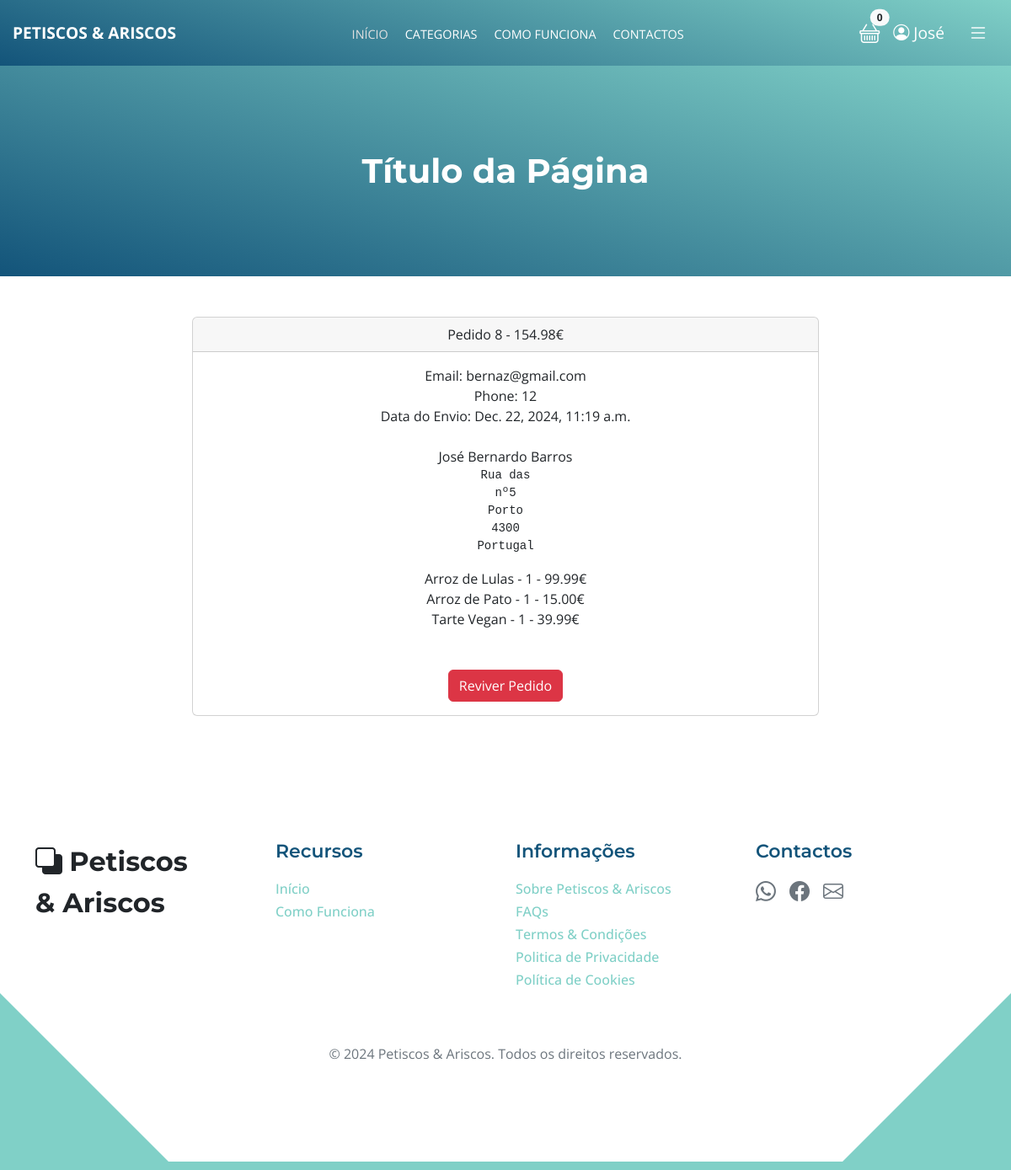
The app's page /pagamentos/pedidos/8 (signed in) with its own data.
### pagamentos/models.py (models this page shows, shortened)
class Order(models.Model):
    user = models.ForeignKey(User, on_delete=models.CASCADE, null=True, blank=True)
    full_name = models.CharField(max_length=250)
    email = models.EmailField(max_length=250)
    shipping_address = models.TextField(max_length=1500)
    phone = models.CharField(max_length=200, null=True, blank=True)
    amount_paid = models.DecimalField(max_digits=10, decimal_places=2)
    date_ordered = models.DateTimeField(auto_now_add=True)
    shipped = models.BooleanField(default=False)
    date_shipped = models.DateTimeField(blank=True, null=True)

class OrderItem(models.Model):
    order = models.ForeignKey(Order, on_delete=models.CASCADE, null=True)
    product = models.ForeignKey(Product, on_delete=models.CASCADE, null=True)
    user = models.ForeignKey(User, on_delete=models.CASCADE, null=True, blank=True)
    quantity = models.PositiveBigIntegerField(default=1)
    price = models.DecimalField(max_digits=10, decimal_places=2)

### loja/models.py (models this page shows)
class Product(models.Model):
	name = models.CharField(max_length=100)
	price = models.DecimalField(default=0, decimal_places=2, max_digits=6)
	category = models.ForeignKey(Category, on_delete=models.CASCADE, default=1)
	description = models.CharField(max_length=250, default='', blank=True, null=True)
	image = models.ImageField(upload_to='uploads/product/')
	is_sale = models.BooleanField(default=False)
	sale_price = models.DecimalField(default=0, decimal_places=2, max_digits=6)
	def __str__(self):
		return self.name

### pagamentos/views.py (the view, shortened to what this page needs)
# urls.py: path('pedidos/<int:pk>', views.orders, name='orders'),
def orders(request, pk):
    if request.user.is_authenticated and request.user.is_superuser:
        order = Order.objects.get(id=pk)
        items = OrderItem.objects.filter(order=pk)
        return render(request, 'payment/orders.html', {'order':order, 'items':items})
    else:
        messages.error(request, ("Acesso Negado!"))
        return redirect('home')

### carrinho/cart.py (called while the page is built)
	def __len__(self):
		return len(self.cart)

### carrinho/context_processors.py (called while the page is built)
def cart(request):
	return {'cart': Cart(request)}

### loja/context_processors.py (called while the page is built)
def categories_context(request):
    desired_order = ['Entradas', 'Saladas', 'Carnes', 'Peixes', 'Tabuas', 'Tartes', 'Sobremesas']
    categories = sorted(
        Category.objects.all(),
        key=lambda x: desired_order.index(x.name) if x.name in desired_order else len(desired_order)
    )
    return {'categories': categories}

### pagamentos/templates/payment/orders.html (shortened to what this page needs)
{% extends 'base.html' %}
{% block content %}
        <div class="container">
            <div class="row">
                <center>
                    <div class="col-8">
                        <br/><br/>
                        <div class="card">
                            <div class="card-header">
                                Pedido {{ order.id }} - {{ order.amount_paid}}€
                            </div>
                            <div class="card-body">
                                Email: {{ order.email }}<br/>
                                Phone: {{ order.phone }}<br/>
                                {% if order.date_shipped %}
                                Data do Envio: {{ order.date_shipped }}
                                {% else %}
                                Data do Pedido: {{ order.date_ordered }}
                                {% endif %}
                                <br/><br/>
                                {{ order.full_name }}<br/>
                                <pre>{{ order.shipping_address }}</pre>
                                {% for item in items %}
                                    {{ item.product }} - {{ item.quantity }} - {{ item.price }}€<br/>
                                {% endfor %}
                                <br/><br/>
                                {% if not order.shipped %}
                                    <form method="POST">
                                    {% csrf_token %}
                                        <input type="hidden" name="shipping_status" value="true">
                                        <button type="Submit" class="btn btn-success">Finalizar Pedido</button>
                                    </from>
                                {% else %}
                                    <form method="POST">
                                        <button type="Submit" class="btn btn-danger">Reviver Pedido</button>
                                {% endif %}
                            </div>
                        </div>
                    </div>
                    <br/><br/>
                </center>
            </div>
        </div>
{% endblock %}

### loja/templates/navbar.html (shortened to what this page needs)
{% load static %}
<nav class="new-navbar">
    <div class="container d-flex justify-content-between align-items-center">
        <a href="{% url 'home' %}" class="new-navbar-brand">Petiscos & Ariscos</a>
        <ul class="new-navbar-nav d-flex mb-0">
            <li class="new-nav-item">
                <a href="{% url 'home' %}" class="new-nav-link active">INÍCIO</a>
            </li>
            <li class="new-nav-item dropdown">
                <a href="#" class="new-nav-link dropdown-toggle" id="dropdownMenu" role="button" data-bs-toggle="dropdown" aria-expanded="false">
                    CATEGORIAS
                </a>
            </li>
            <li class="new-nav-item">
                <a href="{% url 'home' %}#section_4" class="new-nav-link">COMO FUNCIONA</a>
            </li>
            <li class="new-nav-item">
                <a href="#section_5" class="new-nav-link">CONTACTOS</a>
            </li>
        </ul>
        <div class="d-flex align-items-center gap-3">
            <div class="cart-icon position-relative">
                <a href="{% url 'cart_summary' %}" class="cart-link">
                    <i class="bi bi-basket" style="font-size: 1.5rem;"></i>
                    <span class="badge position-absolute top-0 start-100 translate-middle bg-light text-dark rounded-pill" id="cart_quantity">
                        {{ cart|length }}
                    </span>
                </a>
            </div>
            <div class="new-navbar-icons dropdown">
                <a href="#" class="dropdown-toggle no-arrow" id="userDropdown" role="button" data-bs-toggle="dropdown" aria-expanded="false">
                    <i class="bi bi-person-circle"></i>
                    {% if user.is_authenticated %}
                        {{ user.first_name|default:user.username }}
                    {% else %}
                        Conta
                    {% endif %}
                </a>
            </div>
            <button class="btn new-navbar-toggle dropdown-toggle no-arrow" id="customToggle" type="button" data-bs-toggle="dropdown" aria-expanded="false">
                <i class="bi bi-list" style="font-size: 1.5rem;"></i>
            </button>
        </div>
    </div>
</nav>

### static/css/template-topics.css (style rules this page uses)
:root { --white-color: #ffffff; --primary-color: #13547a; --secondary-color: #80d0c7; --section-bg-color: #f0f8ff; --custom-btn-bg-color: #80d0c7; --custom-btn-bg-hover-color: #13547a; --dark-color: #000000; --p-color: #717275; --border-color: #7fffd4; --link-hover-color: #13547a; --body-font-family: 'Open Sans', sans-serif; --title-font-family: 'Montserrat', sans-serif; --h1-font-size: 58px; --h2-font-size: 46px; --h3-font-size: 32px; --h4-font-size: 28px; --h5-font-size: 24px; --h6-font-size: 22px; --p-font-size: 20px; --menu-font-size: 14px; --btn-font-size: 18px; --copyright-font-size: 16px; --border-radius-large: 100px; --border-radius-medium: 20px; --border-radius-small: 10px; --font-weight-normal: 400; --font-weight-medium: 500; --font-weight-semibold: 600; --font-weight-bold: 700; }
body { background-color: var(--white-color); font-family: var(--body-font-family); }
ul li { color: var(--p-color); font-size: var(--p-font-size); font-weight: var(--font-weight-normal); }
a, button { touch-action: manipulation; transition: all 0.3s; }
a { display: inline-block; color: var(--primary-color); text-decoration: none; }

### static/css/customs.css (style rules this page uses)
.new-navbar { background: linear-gradient(15deg, #13547a 0%, #80d0c7 100%); padding: 15px 0; position: relative; width: 100%; z-index: 1000; }
.new-navbar .container { max-width: 1200px; margin: 0 auto; padding: 0 15px; }
.new-navbar-brand { font-size: 1.2rem; font-weight: bold; color: #fff; text-decoration: none; text-transform: uppercase; }
.new-navbar-nav { list-style: none; gap: 20px; display: flex; margin: 0 auto; padding: 0; }
.new-nav-item { list-style: none; }
.new-nav-link { color: #fff; font-size: 0.9rem; text-transform: uppercase; text-decoration: none; transition: color 0.3s ease; }
.new-nav-link:hover, .new-nav-link.active { color: #e0e0e0; }
.new-navbar-icons { display: flex; gap: 15px; }
.new-navbar-icons a { color: #fff; font-size: 1.2rem; text-decoration: none; transition: color 0.3s ease; }
.new-navbar-toggle { background: none; border: none; color: white; transition: transform 0.3s ease-in-out; }

### loja/templates/navbar.html (style rules this page uses)
.dropdown-toggle::after { display: none; }
.cart-link { color: #fff; text-decoration: none; position: relative; }
.cart-link .bi-basket { font-size: 1.5rem; }
.cart-link .badge { color: #fff; background-color: #000; }
#customToggle .bi-list { color: #fff; }

### records on screen
Order: id "8", amount_paid "154.98", email "bernaz@gmail.com", phone "12", date_shipped "Dec. 22, 2024, 11:19 a.m.", full_name "José Bernardo Barros", shipping_address "Rua das nº5 Porto 4300 Portugal"
OrderItem: product "Arroz de Lulas", quantity "1", price "99.99"
OrderItem: product "Arroz de Pato", quantity "1", price "15.00"
OrderItem: product "Tarte Vegan", quantity "1", price "39.99"

### other values on screen
{{ cart|length }} "0"
{{ user.first_name|default:user.username }} "José"
